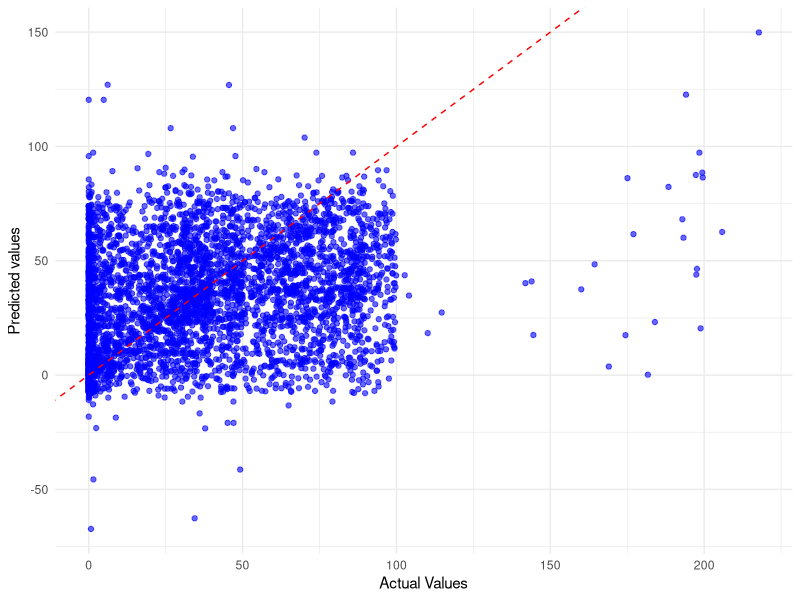
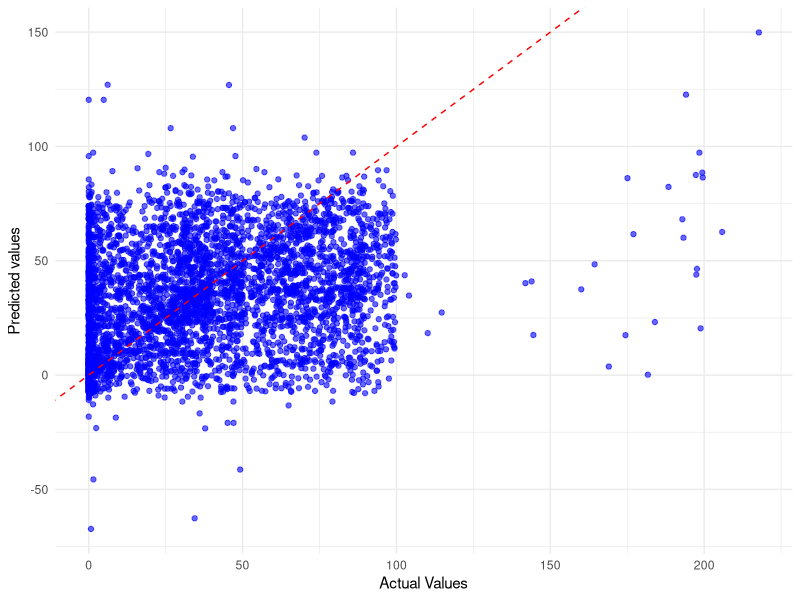

Here is the R script that generated these plots, in order:

# Load necessary libraries
library(ggplot2)

# Load the data
data <- read.csv("predict_data_AR.csv")

# Create the plot
ggplot(data, aes(x = AR, y = predicted)) +
  geom_point(color = 'blue', alpha = 0.6) +  # Adds points with some transparency
  geom_abline(intercept = 0, slope = 1, color = 'red', linetype = "dashed") +  # Adds the y=x reference line
  labs(
       x = "Actual Values",
       y = "Predicted values") +
  theme_minimal() +
  theme(plot.title = element_text(hjust = 0.5))

# Save the plot as a PNG file
ggsave("ar_uncomp.png")
